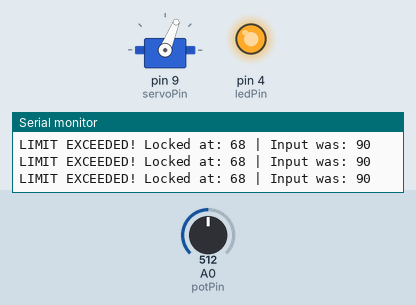
This sketch was run on a simulated Arduino Uno, built with avr-gcc and run on an emulated ATmega328P. Shown: servo, output pins drawn as LEDs (lit = HIGH), the last lines printed to the serial monitor. The inputs (shaded band) are chosen by the test bench; at power-on: A0 (potPin) = 512.

Above: at 1.2 s.
1.3 s: A0 (potPin) set to 404
2.8 s: A0 (potPin) set to 381
At 4.0 s:
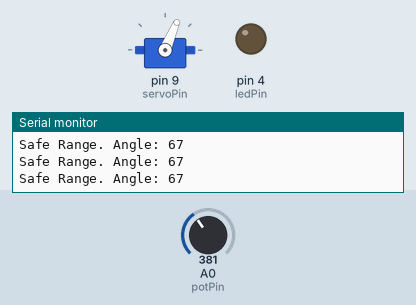
4.3 s: A0 (potPin) set to 60
At 5.5 s:
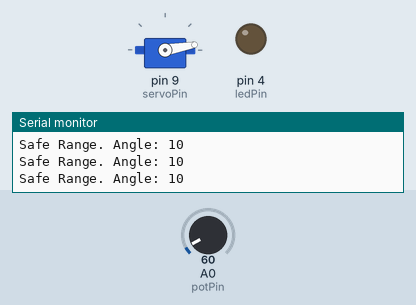
5.8 s: A0 (potPin) set to 52
At 7.0 s:
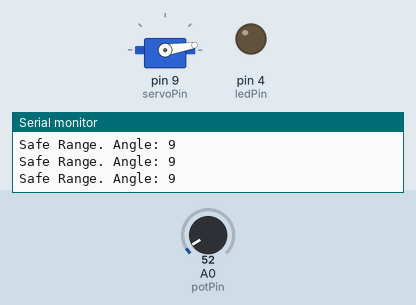
7.3 s: A0 (potPin) set to 122
At 7.8 s:
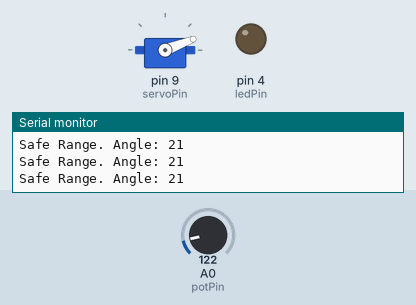
8.8 s: A0 (potPin) set to 58
At 9.2 s:
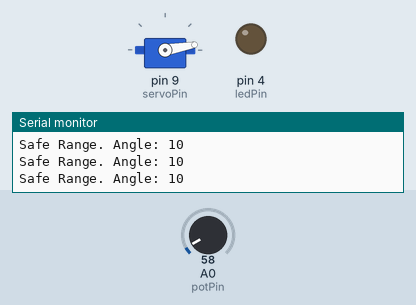
Timing chart, 0 to 11.8 s (numbered marks = the images above; inputs shaded):
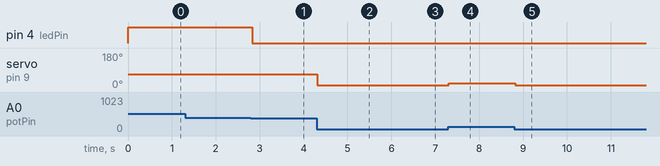

The sketch:

brilliant_borwo1.ino
```cpp
#include <Servo.h>

Servo myservo;
const int potPin = A0;   // Potentiometer input
const int ledPin = 4;    // Warning LED
const int servoPin = 9;  // Servo signal pin

int potValue = 0;        // Raw data from potentiometer
int targetAngle = 0;     // Calculated angle

void setup() {
  pinMode(ledPin, OUTPUT);
  myservo.attach(servoPin);
  Serial.begin(9600);
}

void loop() {
  // Read the potentiometer (0 to 1023)
  potValue = analogRead(potPin);


  targetAngle = map(potValue, 0, 1023, 0, 180);

  // 68-degree Safety Limit
  if (targetAngle > 68) {

    myservo.write(68);          // Lock the servo at 68 degrees

    digitalWrite(ledPin, HIGH); // Turn on Warning LED

    Serial.print("LIMIT EXCEEDED! Locked at: 68 | Input was: ");
  }
  else {
    myservo.write(targetAngle); // Move normally within safe range

    digitalWrite(ledPin, LOW);  // Keep LED off

    Serial.print("Safe Range. Angle: ");
  }

  Serial.println(targetAngle);

  delay(15);
}
```

Measured:
- the behaviour switches between 393 and 392 on A0 (potPin) (found by bisection; images 0 and 1)
- after the input at 2.8 s, pin 4 (ledPin): HIGH → LOW at once; servo on pin 9 (servoPin): 68° → 67° at once
- after the input at 4.3 s, servo on pin 9 (servoPin): 67° → 10° at once
- after the input at 5.8 s, servo on pin 9 (servoPin): 10° → 9° at once
- after the input at 7.3 s, servo on pin 9 (servoPin): 9° → 21° at once
- after the input at 8.8 s, servo on pin 9 (servoPin): 21° → 10° at once
